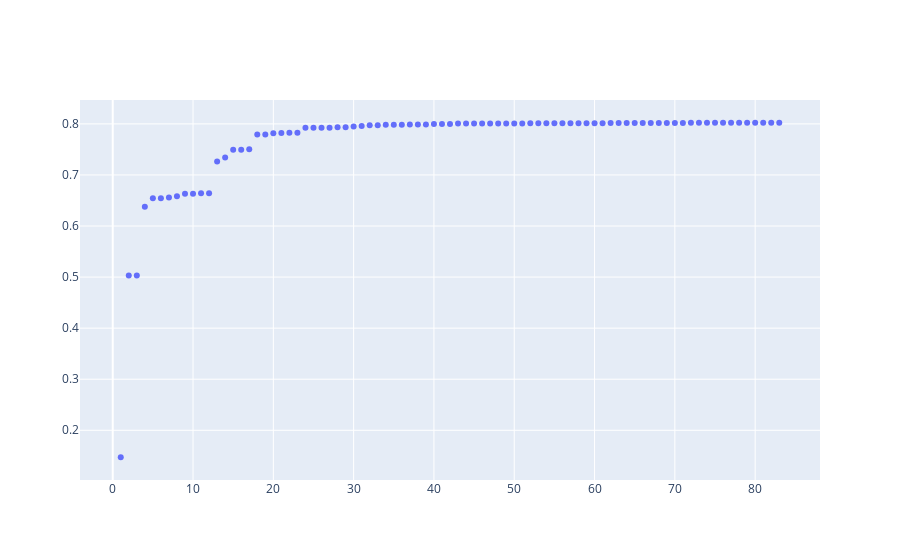

Notebook cell for this chart:
### Code cell
from graph import trace_values, plot
trace = trace_values(x_values, y_values)
plot([trace])
